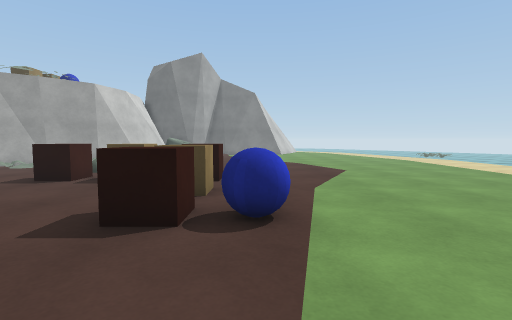
View 1 (above)

20 first-person views from a walk through a scene from a Unity 3-D project. The camera is 1.2 m above the floor, tilts 4° down and sees 85° across. The floor is counted in squares, 1 m on a side. Each view is taken from the middle of a square. On the plan, view 1 faces up. The plan holds only what a view shows up to about 13 squares ahead; the rest is blank. The place goes on beyond the plan. The player character is not drawn. Surface patterns are stand-ins for the level's own textures.

View 2
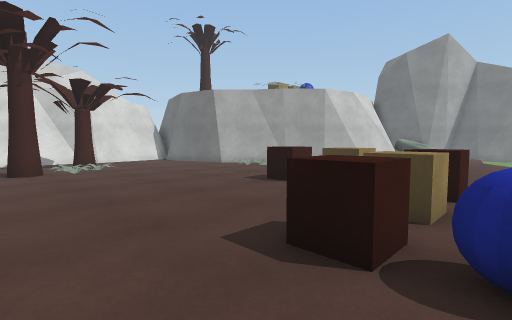

View 3
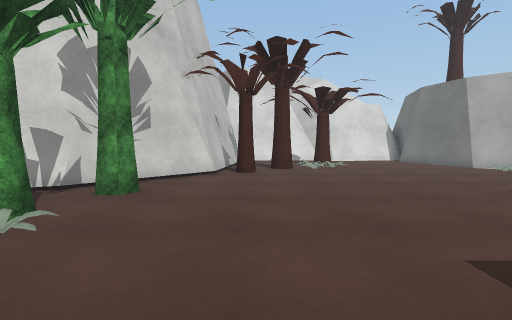

View 4
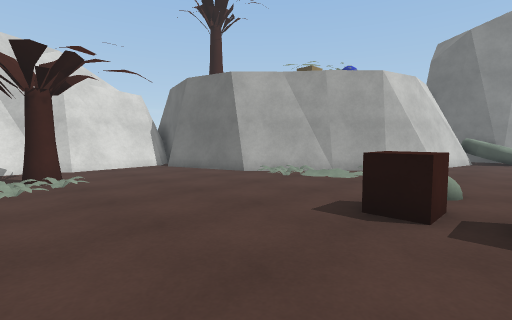

View 5
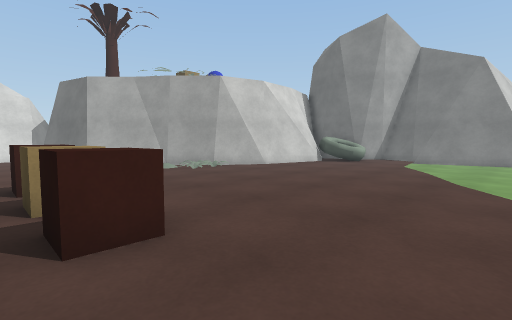

View 6
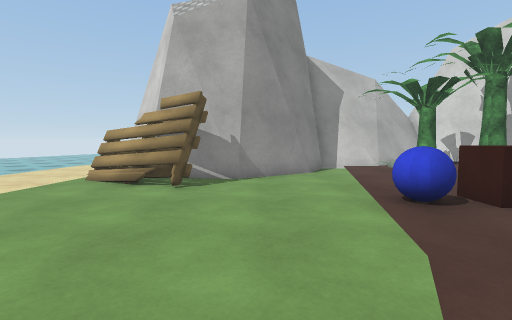

View 7
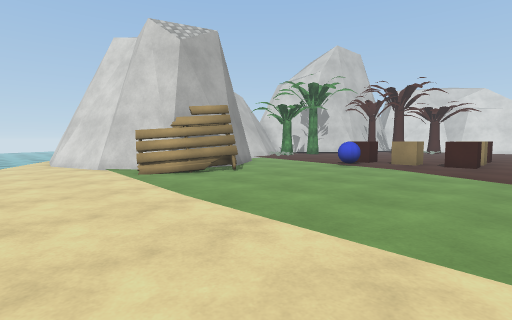

View 8
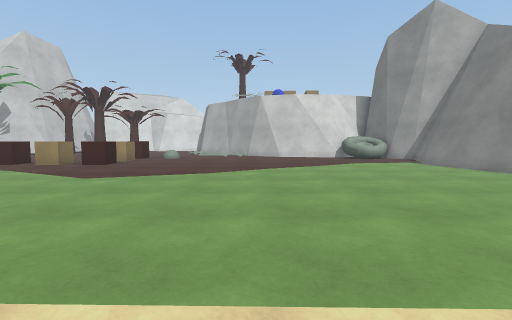

View 9
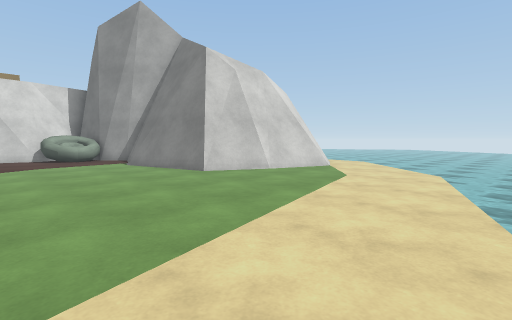

View 10
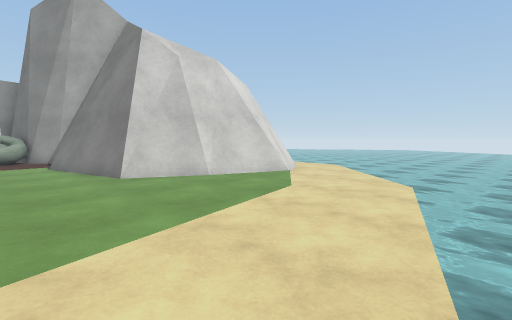

View 11
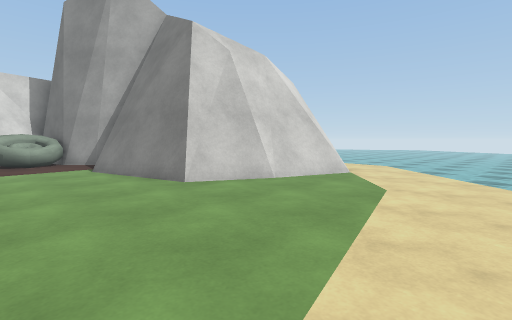

View 12
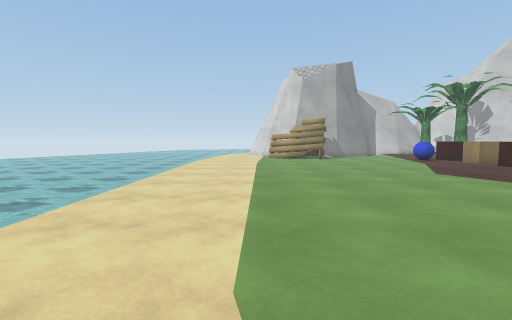

View 13
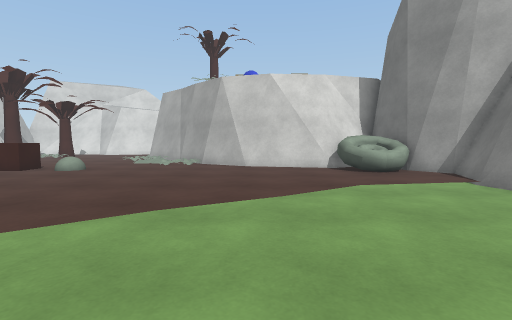

View 14
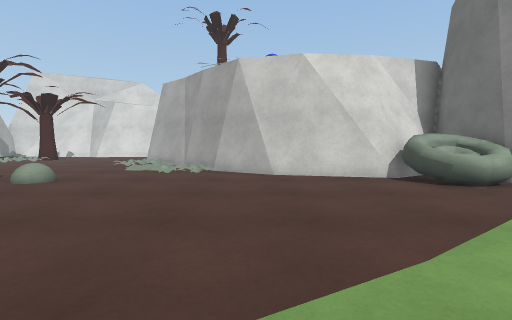

View 15
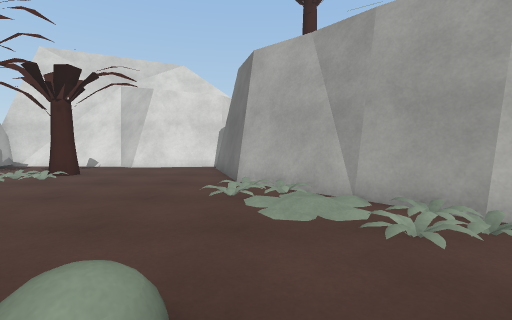

View 16
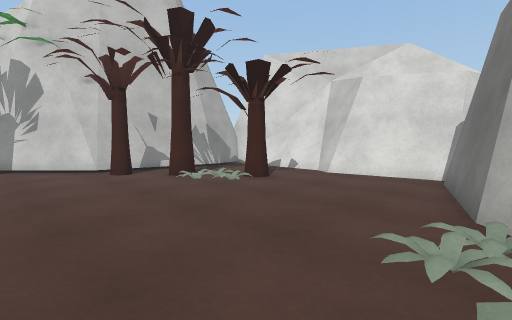

View 17
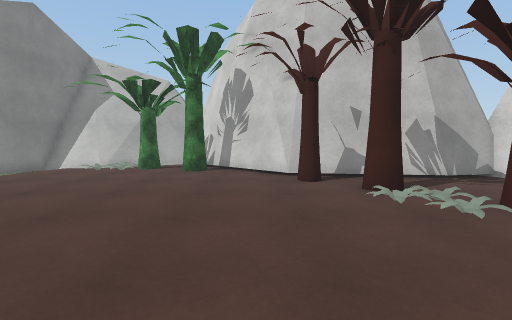

View 18
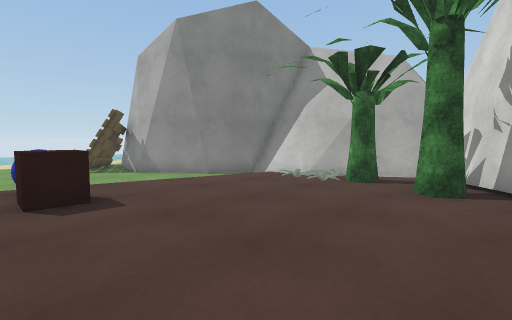

View 19
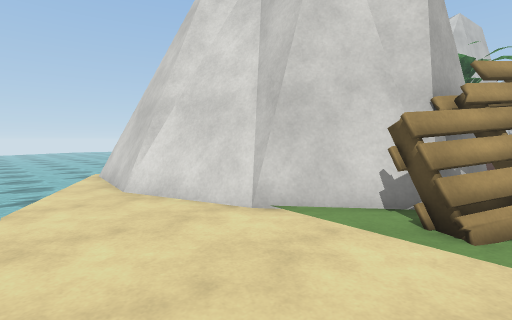

View 20
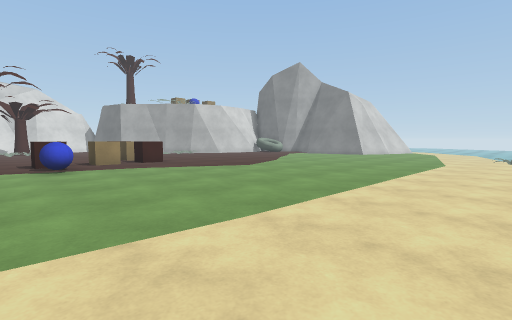

### Floor plan
Key: @ floor where view 1 was taken; # wall or solid block; . main floor; : floor 0.25 m higher than the main floor; / step, stairs or slope; = window, fence, low wall or low ledge; ≈ water the walk keeps out of; ^ raised ledge; C cube; B blue ball; T palm tree; O other object.
Columns run from 18 left of view 1 to 12 right of it. Each row starts with its distance up from view 1.
 34                           ≈≈≈
 33                       .≈  ≈≈≈≈
 32                      ...≈ ≈≈≈≈
 31                      #...≈≈≈≈≈
 30                      #=...≈≈≈≈
 29                      #=....≈≈≈
 28                     ##=....≈≈≈
 27                     ##......≈≈
 26                     ##......≈≈
 25                    ##.......≈≈
 24              ########........≈
 23           ####.==............≈
 22           ##^^...............≈
 21           ##^^................
 20            ##=................
 19            #................./
 18            #................./
 17           ##..................
 16           ##...................
 15          ##....................
 14         ##//...................
 13        ##.//...................
 12       ##/:.....................
 11      ##//:.....................
 10  #####.//...:..................
  9 ##.............................
  8 ##..........CCCCCC.............
  7 ##.............................
  6 ##..............CC.............
  5 ##..///........................
  4 #=..TT//........CCB............
  3 #=...//........................
  2 #=.../T................O.......
  1 #=.....T...............OOO.....
  0 #########.........@..####OO....
 -1  ########...........##  ##....≈
 -2         ##.T#.O//..##    ##...≈
 -3          #####T/#=##      #...≈
 -4           ## ######       ##..≈
 -5                 #         ##..≈
 -6                            #.≈
 -7                            #.≈
 -8                            #≈
 -9                            #≈ ≈
-10                            ≈ ≈≈

Positions as (right, up) in squares from view 1, and headings:
1: (0, 0), facing up
2: (0, 1), facing up-left
3: (0, 1), facing left
4: (-4, 3), facing up-left
5: (2, 7), facing up-left
6: (3, 9), facing down
7: (12, 10), facing down-left
8: (11, 15), facing left
9: (11, 18), facing up-left
10: (11, 21), facing up-left
11: (9, 20), facing up-left
12: (9, 19), facing down
13: (5, 17), facing left
14: (2, 16), facing left
15: (-4, 11), facing left
16: (-7, 11), facing down-left
17: (-9, 9), facing down
18: (-8, 5), facing down-right
19: (12, 1), facing down-left
20: (12, 2), facing up-left
